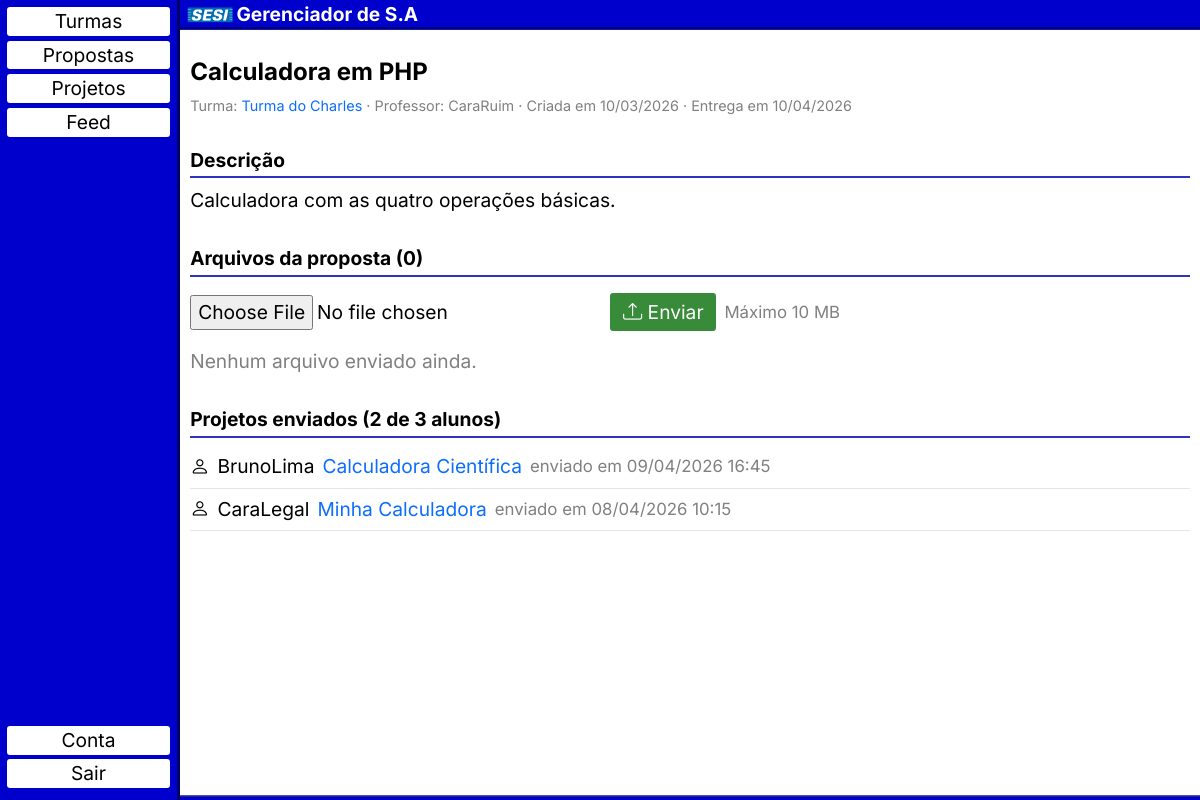
/paginas/proposta.php?id=2 (signed in), run on the app's committed database.
### tables this page shows
CREATE TABLE `propostas` (
  `id` int(11) PRIMARY KEY NOT NULL AUTO_INCREMENT,
  `id_turma` int(11) NOT NULL,
  `id_professor` int(11) NOT NULL,
  `nome` varchar(150) NOT NULL,
  `descricao` text,
  `data_criado` date NOT NULL DEFAULT current_timestamp(),
  `data_entrega` date DEFAULT NULL
);

CREATE TABLE `turmas` (
  `id` int(11) PRIMARY KEY NOT NULL AUTO_INCREMENT,
  `nome` varchar(150) NOT NULL,
  `data_criado` date NOT NULL DEFAULT current_timestamp()
);

CREATE TABLE `users` (
  `id` int(11) PRIMARY KEY NOT NULL AUTO_INCREMENT,
  `nome` varchar(150) NOT NULL UNIQUE,
  `email` varchar(150) NOT NULL UNIQUE,
  `senha` varchar(150) NOT NULL,
  `data_criado` date NOT NULL DEFAULT current_timestamp(),
  `ativo` BIT NOT NULL DEFAULT 1,
  `nivel` ENUM('aluno', 'professor') NOT NULL
);

CREATE TABLE `projetos` (
  `id` int(11) PRIMARY KEY NOT NULL AUTO_INCREMENT,
  `id_proposta` int(11) NOT NULL,
  `id_aluno` int(11) NOT NULL,
  `nome` varchar(150) NOT NULL,
  `descricao` text,
  `data_criado` datetime NOT NULL DEFAULT current_timestamp(),
  `data_enviado` datetime DEFAULT NULL,
  UNIQUE (`id_proposta`, `id_aluno`)
);

### acoes/permissoes.php (called while the page is built, shortened)
<?php
    function e_professor_da_turma($conexao, $id_user, $id_turma) {
        $stmt = $conexao->prepare("SELECT 1 FROM user_modera WHERE id_user = ? AND id_turma = ?");
        $stmt->execute([$id_user, $id_turma]);
        return (bool) $stmt->fetch();
    }
    function e_aluno_da_turma($conexao, $id_user, $id_turma) {
        $stmt = $conexao->prepare("SELECT 1 FROM user_participa WHERE id_user = ? AND id_turma = ?");
        $stmt->execute([$id_user, $id_turma]);
        return (bool) $stmt->fetch();
    }
    function prazo_encerrado($data_entrega) {
        return $data_entrega && date('Y-m-d') > $data_entrega;
    }
    function buscar_proposta_do_usuario($conexao, $id_user, $id_proposta) {
        $sql = "SELECT pr.id, pr.nome, pr.descricao, pr.data_criado, pr.data_entrega,
                       t.id AS id_turma, t.nome AS nome_turma, u.nome AS nome_professor
                FROM propostas pr
                INNER JOIN turmas t ON t.id = pr.id_turma
                INNER JOIN users u ON u.id = pr.id_professor
                WHERE pr.id = ?";
        $stmt = $conexao->prepare($sql);
        $stmt->execute([$id_proposta]);
        $proposta = $stmt->fetch(PDO::FETCH_ASSOC);
        $proposta['e_professor'] = e_professor_da_turma($conexao, $id_user, $proposta['id_turma']);
        $proposta['e_aluno'] = e_aluno_da_turma($conexao, $id_user, $proposta['id_turma']);
        $proposta['prazo_encerrado'] = prazo_encerrado($proposta['data_entrega']);
        return $proposta;
    }
?>

### paginas/proposta.php (the view, shortened to what this page needs)
<?php include(__DIR__ . '/../header.php'); ?>
<?php
    require_once(__DIR__ . '/../acoes/db_con_init.php');
    require_once(__DIR__ . '/../acoes/permissoes.php');
    $proposta = buscar_proposta_do_usuario($conexao, $_SESSION['id'], $_GET['id'] ?? null);
    $sql = "SELECT a.id, a.nome_original, a.tamanho, a.data_envio, u.nome AS nome_user
            FROM arquivos a
            INNER JOIN users u ON u.id = a.id_user
            WHERE a.id_proposta = ?
            ORDER BY a.data_envio DESC";
    $stmt = $conexao->prepare($sql);
    $stmt->execute([$proposta['id']]);
    $arquivos = $stmt->fetchAll(PDO::FETCH_ASSOC);
    if ($proposta['e_professor']) {
        $sql = "SELECT pj.id, pj.nome, pj.data_enviado, u.nome AS nome_aluno
                FROM projetos pj
                INNER JOIN users u ON u.id = pj.id_aluno
                WHERE pj.id_proposta = ? AND pj.data_enviado IS NOT NULL
                ORDER BY u.nome";
        $stmt = $conexao->prepare($sql);
        $stmt->execute([$proposta['id']]);
        $projetos = $stmt->fetchAll(PDO::FETCH_ASSOC);
        $stmt = $conexao->prepare("SELECT COUNT(*) FROM user_participa WHERE id_turma = ?");
        $stmt->execute([$proposta['id_turma']]);
        $total_alunos = $stmt->fetchColumn();
    } else {
        $sql = "SELECT id, nome, data_criado, data_enviado FROM projetos WHERE id_proposta = ? AND id_aluno = ?";
        $stmt = $conexao->prepare($sql);
        $stmt->execute([$proposta['id'], $_SESSION['id']]);
        $meu_projeto = $stmt->fetch(PDO::FETCH_ASSOC);
    }
?>
<h2 class="titulo"><?= htmlspecialchars($proposta['nome']) ?></h2>
<p class="turma-info">
    Turma: <a href="<?= $base ?>/paginas/turma.php?id=<?= $proposta['id_turma'] ?>"><?= htmlspecialchars($proposta['nome_turma']) ?></a>
    · Professor: <?= htmlspecialchars($proposta['nome_professor']) ?>
    · Criada em <?= date('d/m/Y', strtotime($proposta['data_criado'])) ?>
    · <?php if ($proposta['data_entrega']): ?>
        Entrega em <?= date('d/m/Y', strtotime($proposta['data_entrega'])) ?>
    <?php else: ?>
        Sem data de entrega
    <?php endif ?>
</p>
<section class="turma-secao">
    <h3>Descrição</h3>
    <?php if ($proposta['descricao']): ?>
        <p><?= nl2br(htmlspecialchars($proposta['descricao'])) ?></p>
    <?php else: ?>
        <p class="turmas-vazio">Esta proposta não tem descrição.</p>
    <?php endif ?>
</section>
<section class="turma-secao">
    <h3>Arquivos da proposta (<?= count($arquivos) ?>)</h3>
    <?php
        include(__DIR__ . '/../arquivos_lista.php');
    ?>
</section>
<?php if ($proposta['e_professor']): ?>
    <section class="turma-secao">
        <h3>Projetos enviados (<?= count($projetos) ?> de <?= $total_alunos ?> alunos)</h3>
        <?php if (empty($projetos)): ?>
            <p class="turmas-vazio">Nenhum aluno enviou projeto ainda.</p>
        <?php else: ?>
            <ul class="membros-lista">
                <?php foreach ($projetos as $projeto): ?>
                    <li>
                        <i class="bi bi-person"></i>
                        <span><?= htmlspecialchars($projeto['nome_aluno']) ?></span>
                        <a href="<?= $base ?>/paginas/projeto.php?id=<?= $projeto['id'] ?>"><?= htmlspecialchars($projeto['nome']) ?></a>
                        <small>enviado em <?= date('d/m/Y H:i', strtotime($projeto['data_enviado'])) ?></small>
                    </li>
                <?php endforeach ?>
            </ul>
        <?php endif ?>
    </section>
<?php endif ?>
<?php include(__DIR__ . '/../footer.php'); ?>

### recursos/style.css (style rules this page uses)
body { margin: 0; font-family: "inter", sans-serif; font-size: larger; box-sizing: revert; }
p { padding: 0; margin: 0; }
a { text-decoration: none; }
.titulo { font-size: 1.5rem; font-weight: bold; margin: 1rem 0; }
.turma-info { color: gray; font-size: 0.9rem; margin-top: -0.5rem; }
.turma-secao { margin-top: 2rem; }
.turma-secao h3 { font-size: 1.2rem; font-weight: bold; border-bottom: 2px solid rgb(50, 50, 188); padding-bottom: 0.3rem; }
.membros-lista { list-style: none; padding: 0; }
.membros-lista li { display: flex; align-items: center; gap: 0.5rem; padding: 0.4rem 0; border-bottom: 1px solid rgb(230, 230, 230); }
.membros-lista small { color: gray; }

### data on the page
propostas: nome "Calculadora em PHP", id_turma.nome "Turma do Charles", users.nome "CaraRuim", data_criado "10/03/2026", data_entrega "10/04/2026", descricao "Calculadora com as quatro operações básicas."
projetos: users.nome "BrunoLima", nome "Calculadora Científica", data_enviado "09/04/2026 16:45"
projetos: users.nome "CaraLegal", nome "Minha Calculadora", data_enviado "08/04/2026 10:15"

### other printed values
count($arquivos) "0"
count($projetos) "2"
$total_alunos "3"
